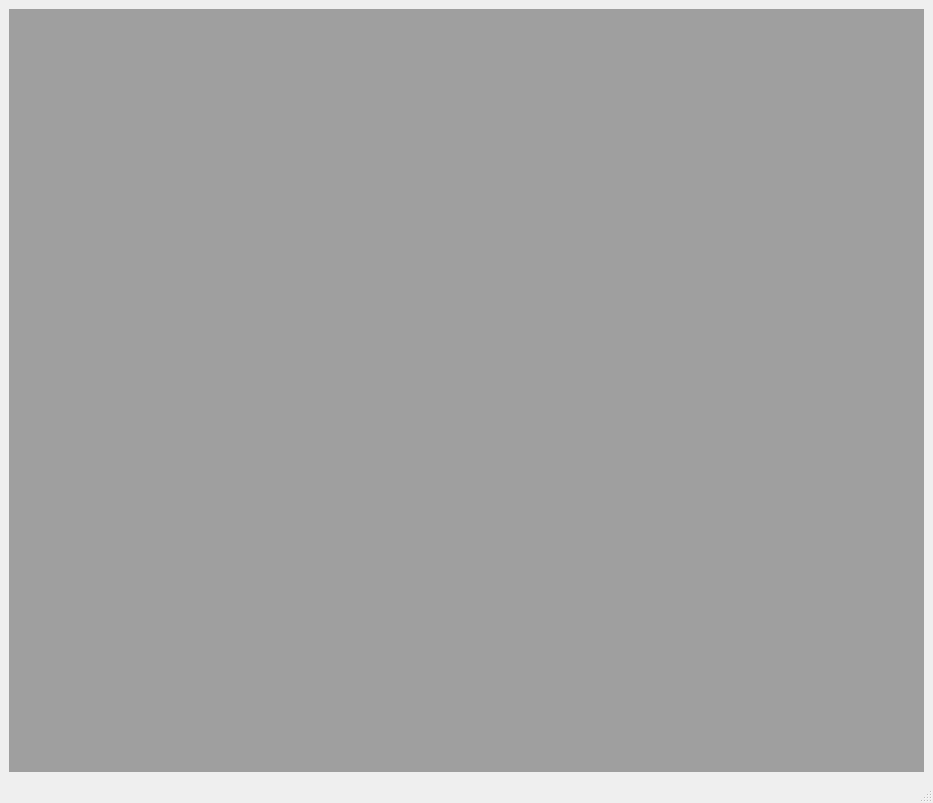
<?xml version="1.0" encoding="UTF-8"?>
<ui version="4.0">
 <class>CutlistWindow</class>
 <widget class="QMainWindow" name="CutlistWindow">
  <property name="geometry">
   <rect>
    <x>0</x>
    <y>0</y>
    <width>933</width>
    <height>803</height>
   </rect>
  </property>
  <property name="windowTitle">
   <string>Sawyer Interface</string>
  </property>
  <widget class="QWidget" name="centralwidget">
   <layout class="QHBoxLayout" name="horizontalLayout">
    <item>
     <widget class="QMdiArea" name="mdiArea"/>
    </item>
   </layout>
  </widget>
  <widget class="QMenuBar" name="menubar">
   <property name="geometry">
    <rect>
     <x>0</x>
     <y>0</y>
     <width>933</width>
     <height>24</height>
    </rect>
   </property>
  </widget>
  <widget class="QStatusBar" name="statusbar"/>
 </widget>
 <resources/>
 <connections/>
</ui>
